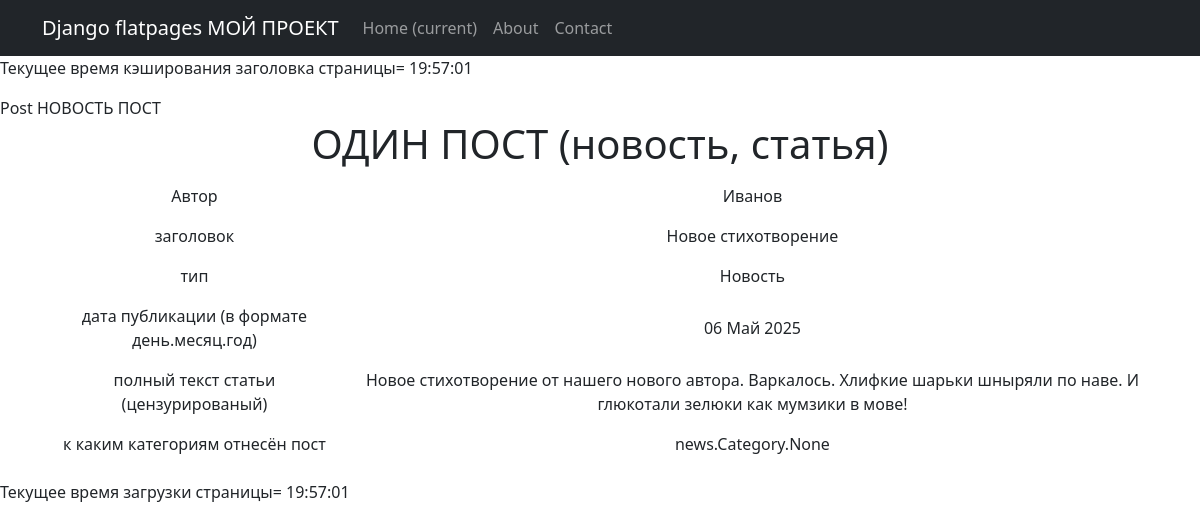
The page /news/1 (signed in) on the database its author committed.
### news/models.py (models this page shows, shortened)
class Post(models.Model):
    txt = 't'
    news = 'n'
    TIPS = [(txt, 'Статья'),(news, 'Новость'),]
    categorys = models.ManyToManyField(Category, through = 'PostCategory')
    author = models.ForeignKey(Author, on_delete=models.CASCADE, related_name='author_post')
    tip = models.CharField(max_length=1,choices=TIPS,default=txt)
    time_in = models.DateTimeField(auto_now_add=True)
    zagolov = models.CharField(max_length=100, default='')
    text = models.TextField()
    raiting = models.IntegerField(default=0)
    likes = models.IntegerField(default=0)
    dislikes = models.IntegerField(default=0)
    comments = models.ManyToManyField(User, through = 'Comment')
    def preview(self):
        stext = self.text[:123] + '...' if len(self.text) > 123 else self.text
        return stext
    def __str__(self):
        return f'{self.zagolov.title()}: {self.preview()} </br>'

class Author(models.Model):
   user = models.OneToOneField(User, on_delete=models.CASCADE)
   raiting = models.IntegerField(default=0)
   kolzap = models.IntegerField(default=0)
   timezap = models.DateTimeField(auto_now_add=True)
   def __str__(self):
       return self.user.username

### news/views.py (the view)
class PostDetail(PermissionRequiredMixin, DetailView):
    permission_required = ('news.view_post',)  # название права на добавление постов
    model = Post    # Указываем нашу разработанную форму
    template_name = 'post_uno.html' # Используемый шаблон — product.html
    context_object_name = 'post' # Название объекта, в котором будет выбранный пользователем продукт
    queryset = Post.objects.all()
    def get_object(self, *args, **kwargs):  # переопределяем метод получения объекта, как ни странно
        obj = cache.get(f'post-{self.kwargs["pk"]}',None)  # кэш очень похож на словарь, и метод get действует так же. Он забирает значение по ключу, если его нет, то забирает None.
        if not obj:
            obj = super().get_object(queryset=self.queryset)
            cache.set(f'product-{self.kwargs["pk"]}', obj)
        return obj

### news/templatetags/custom_filters.py (called while the page is built)
@register.filter
def censor(text):
    zaprety = set(z.zapret.lower() for z in Zapret.objects.all())
    znaki='.,+-*/|\!?:; '
    rez=[text]
    for pr in range(len(znaki)):
        zn=znaki[pr]
        rz = []
        for text in rez:
            words = text.split(zn)
            k = 0
            for word in words:
                if k > 0: rz.append(zn)
                rz.append(word)
                k += 1
        rez=rz;rz=[]
    words = rez
    for word in words:
        if word.lower() in zaprety:
            rz.append(word[0] + '*' * (len(word)-1))
        else:
            rz.append(word)
    text = ''.join(rz)
    return text

### templates/post_uno.html
{% extends 'flatpages/default.html' %}
{% load custom_filters %}
{% block title %}
Post
НОВОСТЬ ПОСТ
{% endblock title %}
{% block content %}
<h1>ОДИН ПОСТ (новость, статья) </h1>
  <table>
      <tr>
          <td>Автор</td>
          <td>{{ post.author }}</td>
      </tr>
      <tr>
          <td>заголовок</td>
          <td>{{ post.zagolov|censor }}</td>
      </tr>
      <tr>
          <td>тип</td>
          <td>{{ post.get_tip_display }}</td>
      </tr>
      <tr>
          <td>дата публикации (в формате день.месяц.год)</td>
          <td>{{ post.time_in|date:'d M Y'  }}</td>
      </tr>
      <tr>
          <td>полный текст статьи (цензурированый)</td>
          <td>{{ post.text|censor }}</td>
      </tr>
      <tr>
          <td>к каким категориям отнесён пост</td>
          <td>{{ post.categorys }}</td>
      </tr>
       </table>
{% endblock content %}

### templates/flatpages/default.html (style rules this page uses)
table { border-collapse: collapse; width: 100%; }
td { padding: 8px; border: 1px solid #ddd; }

### rows shown on the page
Post: author "Иванов", zagolov|censor "Новое стихотворение", tip "Новость", time_in "06 Май 2025", text|censor "Новое стихотворение от нашего нового автора. Варкалось. Хлифкие шарьки шныряли по наве. И глюкотали зелюки как мумзики в мове!", categorys "news.Category.None"
